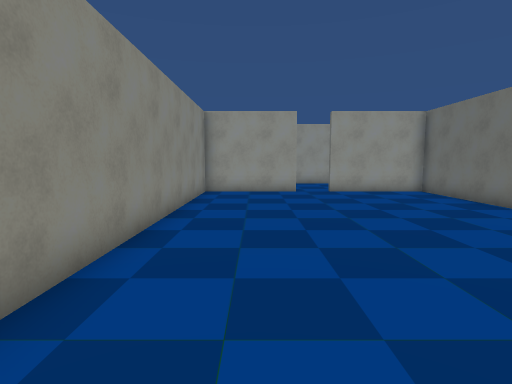
view 1 (above)

20 first-person views from a walk through a 3-D level made in the Unity game engine. The camera is 1.4 m above the floor, tilts 6° down and sees 80° across. Doors are open. The floor is counted in squares, 1 m on a side. Each view is taken from the middle of a square. On the plan, view 1 faces up. The plan holds only what a view shows up to about 14 squares ahead; the rest is blank. The place goes on beyond the plan.

view 2
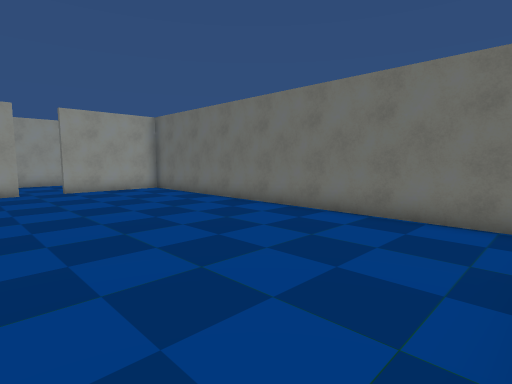

view 3
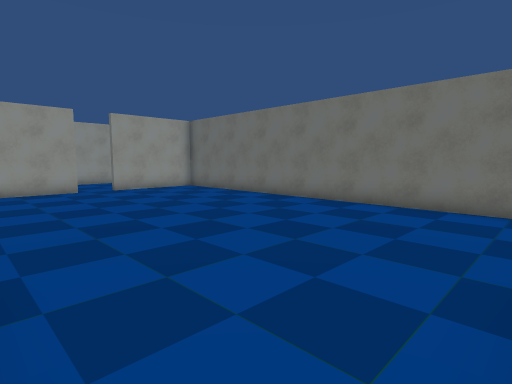

view 4
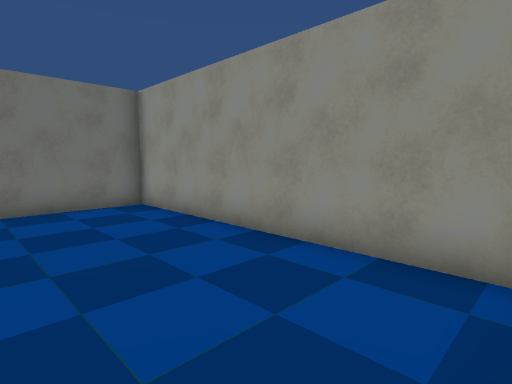

view 5
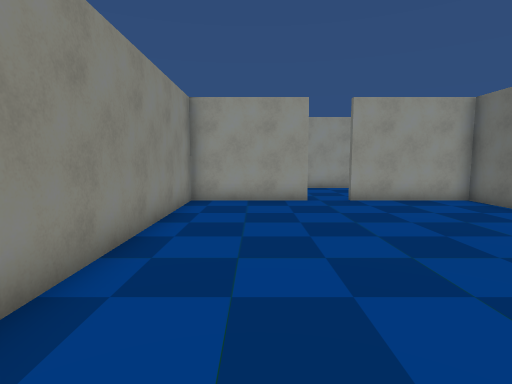

view 6
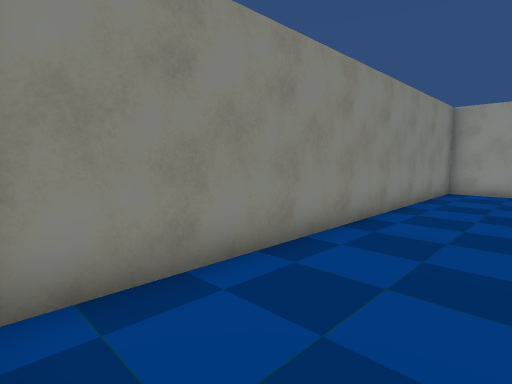

view 7
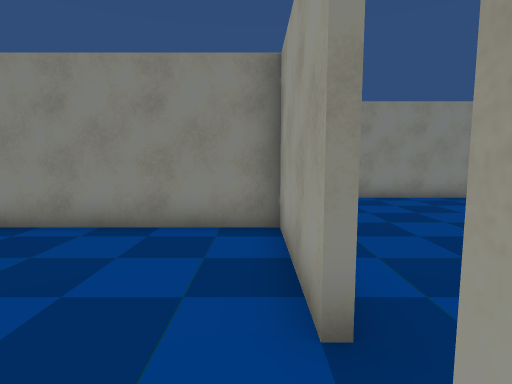

view 8
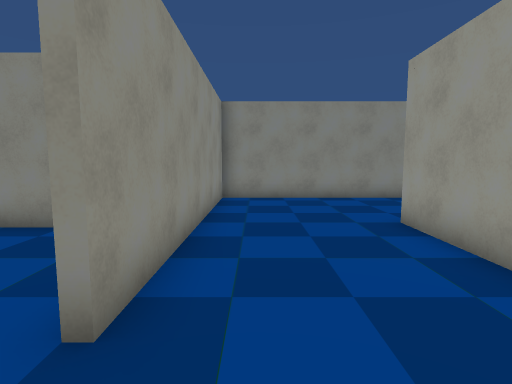

view 9
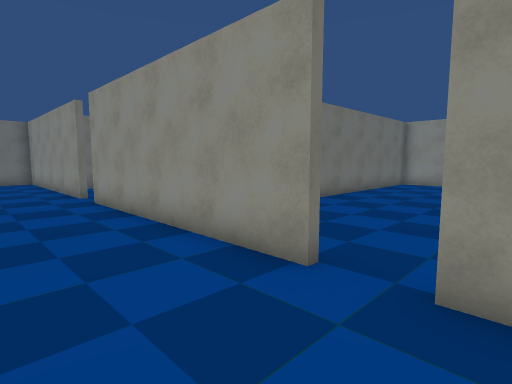

view 10
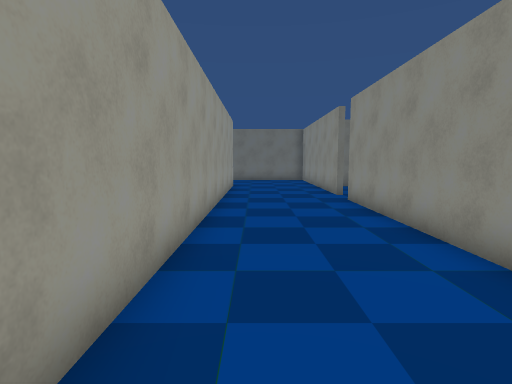

view 11
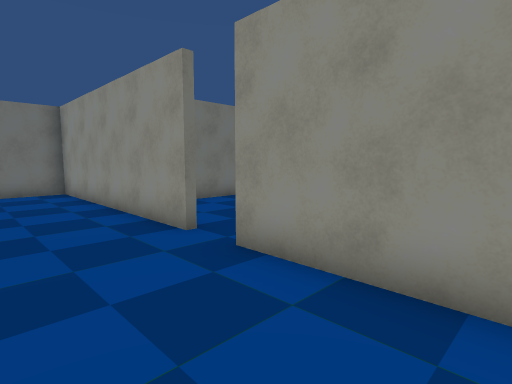

view 12
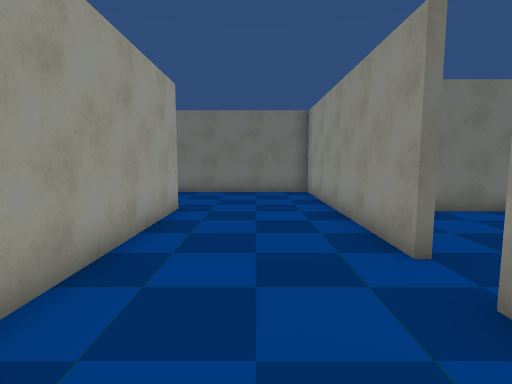

view 13
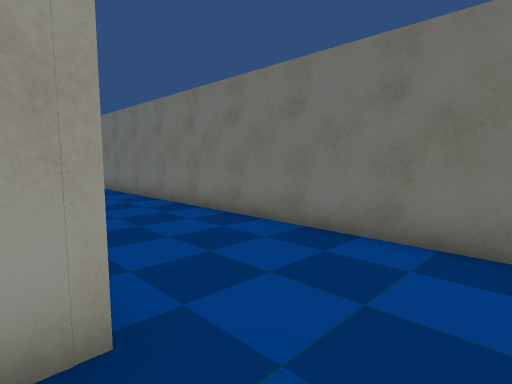

view 14
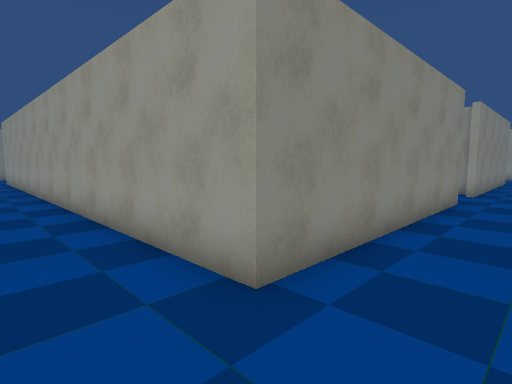

view 15
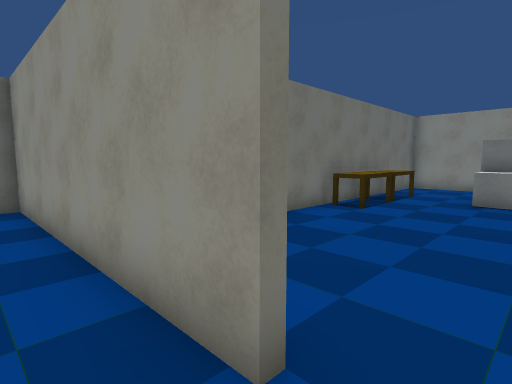

view 16
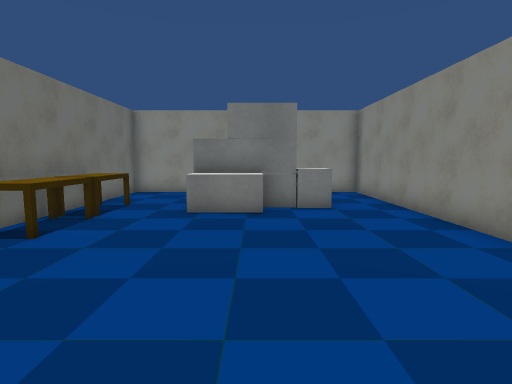

view 17
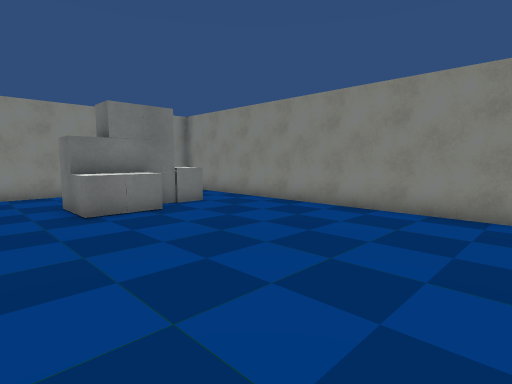

view 18
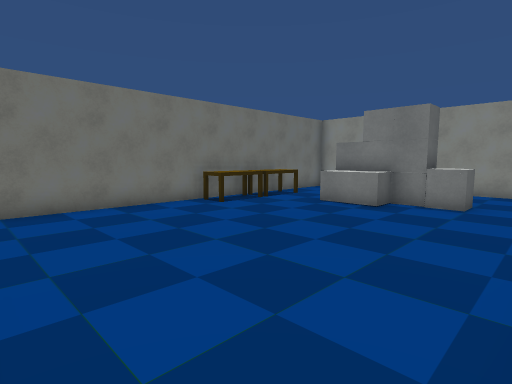

view 19
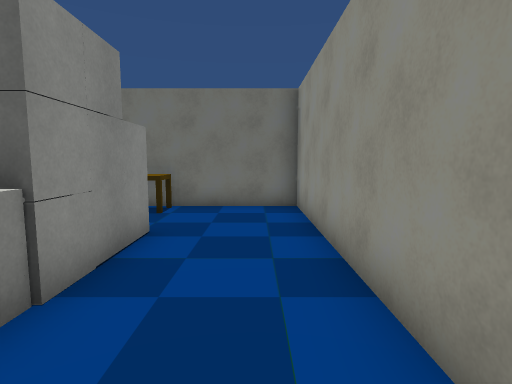

view 20
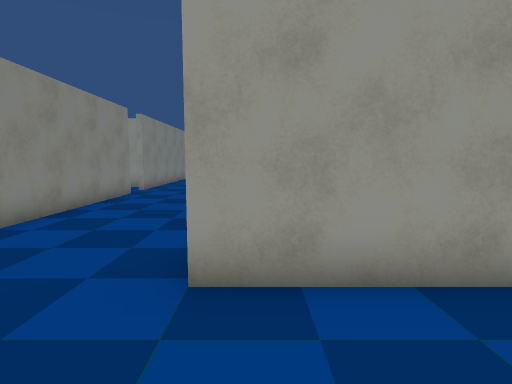

### Floor plan
Points are (right, up) in squares from view 1. A wall is a line through its corners. A room is listed if a view was taken in it or the views show most of it. See-through windows are left out.
Room 1 (views 1, 2, 3, 4, 5, 6, 7)
walls: (1.9, 13.5) (-2.2, 13.5) (-2.2, -0.9); (-1.8, -1.3) (7.4, -1.3) (7.4, 13.5) (3.2, 13.5)
ways out: open door at (2.5, 14) to room 2
Room 2 (views 8, 9, 10, 11, 12, 13, 14, 15, 20)
walls: (3.2, 13.7) (11.8, 13.7); (0.9, 18.2) (-2.8, 18.2); (13.1, 13.7) (22.3, 13.7) (22.3, 25.5); (17.8, 25.5) (17.8, 18.2) (2.4, 18.2); (-7.2, 25.5) (-7.2, 13.7) (1.9, 13.7)
ways out: open door at (2.5, 14) to room 1; open door at (12.5, 14) to room 3
Room 3 (views 16, 17, 18, 19)
walls: (7.6, 11.4) (7.6, -1.3) (17.2, -1.3) (17.2, 12.2)
ways out: open door at (12.5, 14) to room 2
objects: other object (10, 2) to (10, 3); cube (11, 2) to (11, 3); cube (12, 2) to (12, 3); cube (12, 4); cube (13, 2) to (14, 3); cube (13, 4) to (14, 4); desk (16, 3) to (16, 4); desk (16, 5) to (16, 6)

Positions as (right, up) in squares from view 1, and headings:
1: (0, 0), facing up
2: (0, -1), facing up-right
3: (-2, -1), facing up-right
4: (-2, 3), facing down-right
5: (0, 3), facing up
6: (1, -1), facing up-left
7: (4, 13), facing left
8: (4, 15), facing left
9: (1, 17), facing down-right
10: (1, 17), facing right
11: (8, 17), facing down-right
12: (9, 16), facing right
13: (17, 16), facing up-right
14: (20, 16), facing up-left
15: (12, 15), facing down-right
16: (12, 12), facing down
17: (16, 12), facing down-left
18: (8, 13), facing down-right
19: (8, 0), facing right
20: (-2, 15), facing up
